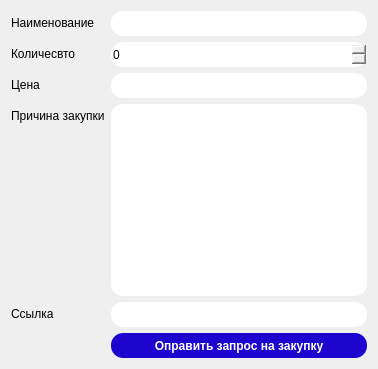
                <widget class="QWidget" name="page_7">
                 <layout class="QFormLayout" name="formLayout">
                  <item row="0" column="0">
                   <widget class="QLabel" name="label_2">
                    <property name="text">
                     <string>Наименование</string>
                    </property>
                   </widget>
                  </item>
                  <item row="0" column="1">
                   <widget class="QLineEdit" name="NamePurchase">
                    <property name="styleSheet">
                     <string notr="true">QLineEdit{
	border-radius: 12px;
	height: 25px;
	width: 150px;
}</string>
                    </property>
                   </widget>
                  </item>
                  <item row="1" column="0">
                   <widget class="QLabel" name="label_6">
                    <property name="text">
                     <string>Количесвто</string>
                    </property>
                   </widget>
                  </item>
                  <item row="1" column="1">
                   <widget class="QSpinBox" name="QuantityPurchase">
                    <property name="styleSheet">
                     <string notr="true">QSpinBox{
	border-radius: 12px;
	height: 25px;
	width: 150px;
}</string>
                    </property>
                   </widget>
                  </item>
                  <item row="2" column="0">
                   <widget class="QLabel" name="label_3">
                    <property name="text">
                     <string>Цена</string>
                    </property>
                   </widget>
                  </item>
                  <item row="2" column="1">
                   <widget class="QLineEdit" name="PricePurchase">
                    <property name="styleSheet">
                     <string notr="true">QLineEdit{
	border-radius: 12px;
	height: 25px;
	width: 150px;
}</string>
                    </property>
                   </widget>
                  </item>
                  <item row="3" column="0">
                   <widget class="QLabel" name="label_4">
                    <property name="text">
                     <string>Причина закупки</string>
                    </property>
                   </widget>
                  </item>
                  <item row="3" column="1">
                   <widget class="QTextEdit" name="ReasonPurchase">
                    <property name="styleSheet">
                     <string notr="true">QTextEdit{
	border-radius: 12px;
	background-color: palette(base);
}</string>
                    </property>
                   </widget>
                  </item>
                  <item row="4" column="0">
                   <widget class="QLabel" name="label_5">
                    <property name="text">
                     <string>Ссылка</string>
                    </property>
                   </widget>
                  </item>
                  <item row="4" column="1">
                   <widget class="QLineEdit" name="LinkPurchase">
                    <property name="styleSheet">
                     <string notr="true">QLineEdit{
	border-radius: 12px;
	height: 25px;
	width: 150px;
}</string>
                    </property>
                   </widget>
                  </item>
                  <item row="5" column="1">
                   <widget class="QPushButton" name="PurchaseSendButton">
                    <property name="styleSheet">
                     <string notr="true">QPushButton {
	background-color: #1c05cf;
	color: #ffffff;
	border-radius: 12px;
	width: 75px;
	height: 25px;
	font-weight: bold
}

QPushButton:pressed {
	background-color: #130390;
	color: #ffffff;
	border-radius: 12px;
	width: 75px;
	height: 25px;
}</string>
                    </property>
                    <property name="text">
                     <string>Оправить запрос на закупку</string>
                    </property>
                   </widget>
                  </item>
                 </layout>
                </widget>
